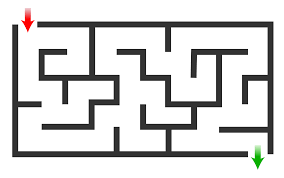
#> input picture ilk.png, 284 x 178 px
$ python ol.py
#> lines starting #> are read from the running program, lines starting #| are printed output that depends on the picture
import cv2
import numpy as np


img = cv2.imread("ilk.png" , 0)
#> img: shape (178, 284); min 0, max 255, mean 214.9

print(len(img[0]), len(img[1]),img.shape)
#| 284 284 (178, 284)
#gray = cv2.cvtColor(img,cv2.COLOR_BGR2GRAY)


thn = cv2.ximgproc.thinning(img,None,cv2.ximgproc.THINNING_ZHANGSUEN)
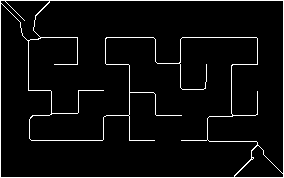
#> thn: shape (178, 284); 4.6% white in thin lines or dots


# bu metodun amacı dugumlerin yanına ek olarak elenmiş olan path ile birlikte tüm dügümleri tek dizide toplamaktır. path döndermek gerekesiz olabilir ilerleyen zamanlarda temizlemelisin
def sıralıArama(dugumSa, end, backPoint, img):  # dizi döndörme arguman olarak sıkıntı olabilir pythonda
    dugumler = []
    for i in dugumSa:


        path,dugum, checkP, backPoint = komsuluk(i[0], i[1], end, backPoint, img)     # i[0,0,0] uyumsuzluğu dikkat et # hacı burda i[][] de olabilir dikkat!!!!
        dugumler.extend(dugum)  # append de olabilir.

    return dugumler ,path,checkP     # path i döndürmek sıkıntılı olabiblir


def komsuluk(y,x,end,backPath,img):  # unutma i == y ekseni  j == x ekseni
#> called with y = 42, x = 28
    i, j = y,x
    state = True
    dugum = []


    dizi= [[0,0],[0,0]]  # burada hata olabilir...  burada en son 3 eleman eklemede sıkıntı çıkarıyor ondan böyle 2 tane 0-0 dizisi atadın  ----> Hacı burada boş küme ile başlattım. return evresinden önce o elemanı silmelisin
    deg = 0
    dogruYol = 0

    while state:

        yon = []

        if (img[i][j + 1] == 255 and [i,j+1] not in backPath[-1]): # burda bug var i,j dizinin ilk elamanını 0-0 yapıyorum ama etraflıca düşün
            yon.append(0)
            kopru = 0

        if (img[i + 1][j + 1] == 255 and [i+1,j+1] not in backPath[-1]):
            yon.append(1)
            kopru = 1

        if (img[i + 1][j] == 255 and [i+1,j] not in backPath[-1]):
            yon.append(2)
            kopru = 2


        if (img[i + 1][j - 1] == 255 and [i+1,j-1] not in backPath[-1]):
            yon.append(3)
            kopru = 3

        if (img[i][j - 1] == 255 and [i,j-1] not in backPath[-1]):
            yon.append(4)
            kopru = 4

        if (img[i - 1][j - 1] == 255 and [i-1,j-1] not in backPath[-1]):
            yon.append(5)
            kopru = 5

        if (img[i - 1][j] == 255 and [i-1,j] not in backPath[-1]):
            yon.append(6)  #duvgum değikeninin adını yon olarak değiştir.
            kopru = 6

        if (img[i - 1][j + 1] == 255 and [i-1,j+1] not in backPath[-1]):  # buralara dikkat et ve 255 değerine de

            yon.append(7)
            kopru = 7


        if (len(yon) > 1):# dugum içini başka bir değişkene ata sebebi bu şekilde dugum her zaman 0 büyük oluyor. !!!!DİKKAT ETMELİSİN!!!!!!!!!


            dizi.append([i, j])


            dugum = dugumNoktalari(i, j, yon)

            ara = dugum[:]

            filtreDugum = dugumFiltre(i,j,ara)

            if(len(filtreDugum) > 1):

                dizi.pop(0)
                dizi.pop(0)

                aralık = filtreDugum[:]
                backPath.append([dizi[-1], dizi[-2], dizi[-3]])  # dugum noktalarında geri dönüşü engellemek için yaptık burada path son ve dugum pikselleri eklenmesi amçlanmıştır.
                backPath[-1].extend(filtreDugum[:])

                for k in dugum:

                    k.extend(dizi)


                    # buradaki amacımız  [[dugum1],[dugum2],[yol dizisi]] burada yol dizisinin son elemaın dugumun başlangıc noktasındaki pikselin bir önceki pikselidir"""


                break  # ana döngüye ait break


            else:

                # dizi.append(filtreDugum[0])  # append olabilir hacı dikkat   # hacı burada ekleme yapmaya gerek yok sadece ive j nin yeni konumunu ayarlaman yeterlidir.
                i,j = filtreDugum[0]
                backPath.append([dizi[-1], dizi[-2], dizi[-3]])


        elif (len(yon) <= 0 and [i,j] in end ):# dugum == yon

            print("hatalı deger elde edildi...")# burada ileriyi kontrol edicek kodu yazmalısın  bitiş noktasını burda kıyasla eğer eşitse doğru yolu bulduğun umulur
            dizi.append([i, j])
            dizi.pop(0)
            dizi.pop(0)

            dogruYol = 1
            dugum=[[0,0,dizi]] #şuna bi bak
            break


        elif (len(yon) <= 0 and [i,j] not  in  end ):

            dizi.append([i, j])
            dizi.pop(0)
            dizi.pop(0)


            dugum = [[-1,-1,dizi]]
            break


        else:  # yon ==1 ise diye de koşul koyabilirsin
            #dizi == path
            dizi.append([i,j])

            interim = dugumNoktalari(i, j, yon)  #x,ydi değiştirdim i,j ile hata yapmış olabilirim...

            i,j = interim[0][0],interim[0][1] # sebebi dizi içinde dizi döndermesidir.

            backPath.append([dizi[-1],dizi[-2],dizi[-3]])# 3 tane eklemene gerek kalmayabilir
#> after the loop, backPath = 95 items; dizi = 94 pairs, first value 42 to 113, second value 28 to 51; k = 96 items, first 6: 114, 50, [42, 28], [43, 28], [44, 28], [45, 28]

    #dizi.pop(0)
    #dizi.pop(0)   bunları diğer durumlar içinde yazabilirsin düğümler yoksa diye


    geriDonus = backPath[-1]
#> geriDonus = 6 items
    return dizi,dugum , dogruYol, geriDonus


def dugumNoktalari(x1,y1,dugum):


    deger = []
    for i in dugum:
        x,y = x1,y1
        if (i == 0):

            x, y = x, y + 1

            deger.append([x, y])

        elif (i == 1):

            x, y = x + 1, y + 1
            deger.append([x , y])

        elif (i == 2):

            x, y = x + 1, y
            deger.append([x, y])

        elif (i == 3):

            x, y = x + 1, y - 1
            deger.append([x, y])

        elif (i == 4):

            x, y = x, y - 1
            deger.append([x, y])

        elif (i == 5):

            x, y = x - 1, y - 1
            deger.append([x, y])

        elif (i == 6):

            x, y = x - 1, y
            deger.append([x, y])

        elif (i == 7):

            x, y = x - 1, y + 1
            deger.append([x, y])

    return deger


def dugumFiltre(i1,j1,dugum,img=None):


    dizi = []

    kopru = 0


    for i in dugum:
        dizi = []
        for j in dugum:

            res = abs(i[0] - j[0])

            res2 = abs(i[1] - j[1])

            if(res > 1 or res2 > 1 or (res == 1 and res2 == 1)):

                dizi = dugum[:]

                kopru = 1

                break

        if(kopru == 1):

            break

    if(kopru == 0):

        for n in dugum:

            if ([i1, j1 + 1] == n):  # ----> 0

                dizi.append(n)


            elif([i1 + 1,j1] == n):  # ----> 2

                dizi.append(n)


            elif ([i1, j1 - 1] == n): # ----> 4

                dizi.append(n)

            elif ([i1 -1, j1] == n):  # ----> 6

                dizi.append(n)


    return dizi


x,y,z,a = komsuluk(42,28,[[41,28]],[[[41,28]]],thn)
#> x has the same summary as dizi in komsuluk; y = 3 items; z = 0; a = 6 items

print("path:", x)
#> (printed output is left out)
#print("sadece dugumler : " , y[0][0], y[0][1] ,  " - ", y[1][0], y[1][1])

print("sadece dugumler : " )
for i in y:
    print(i[0],i[1])
    print()
#> this loop made 3 passes
#| 113 52
#| 114 51
#| 114 50
print("dugumler : " , y)
#> (printed output is left out)
print("point : " ,z)
#| point :  0

print("backPoint : " ,a)
#> (printed output is left out)


#a,b,c = sıralıArama([[113,52],[114,51],[114,50]],[[90,103]],[[[41,28]]],thn)
"""print("path:", b)
#print("sadece dugumler : " , y[0][0], y[0][1] ,  " - ", y[1][0], y[1][1])

print("sadece dugumler : " )
for i in a:
    print(i[0],i[1])
    print()
print("dugumler : " , y)
print("point : " ,z)"""

$ run again, with dort.png copied over ilk.png
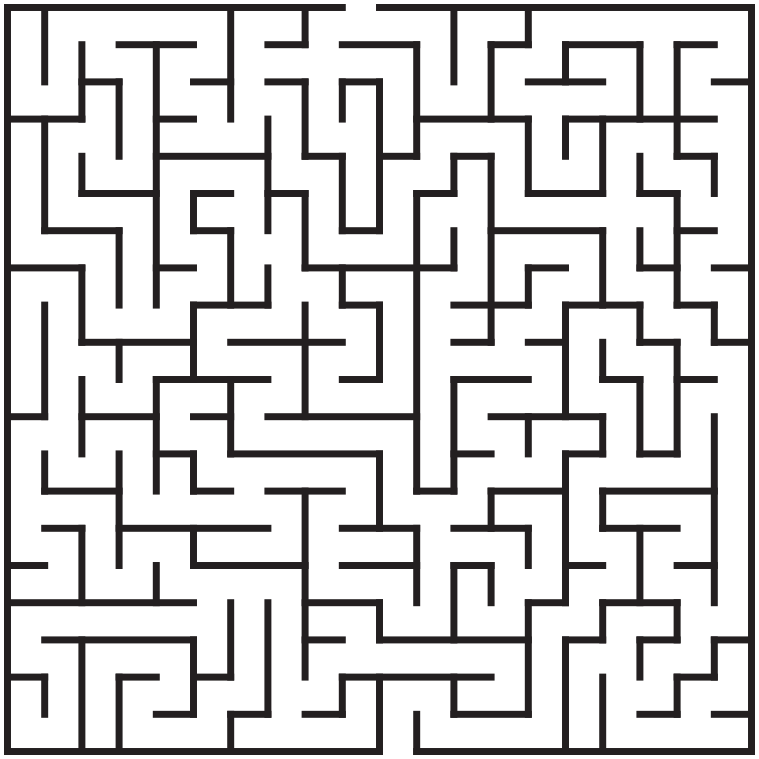
#> input picture dort.png, 759 x 759 px
#| 759 759 (759, 759)
#> `thn = cv2.ximgproc.thinning(img,None,cv2.ximgproc.THINNING_ZHANGSUEN)`:
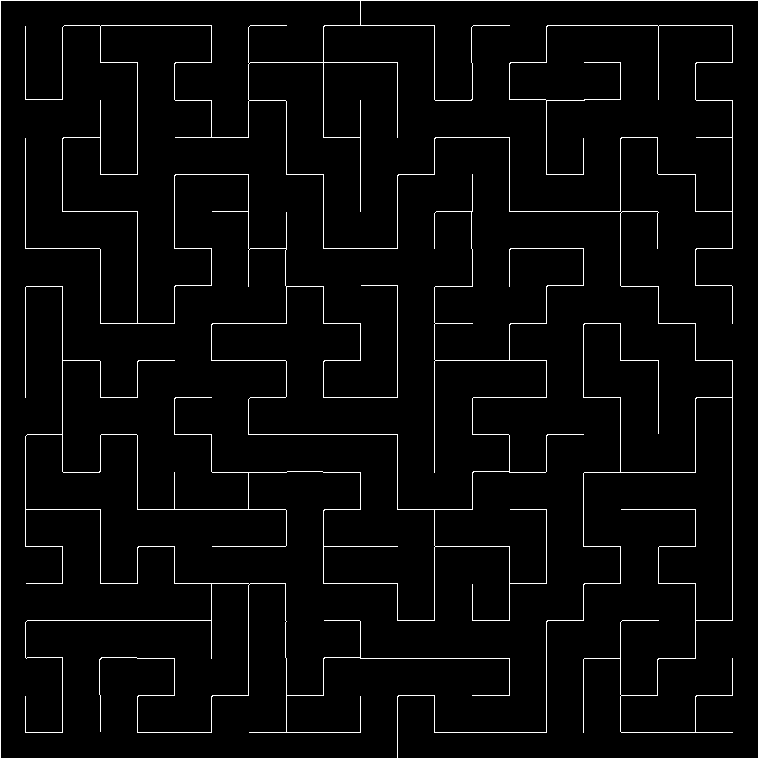
#> thn: shape (759, 759); 3.1% white in thin lines or dots
#> after the loop in komsuluk, `while state:`: backPath = [[[41, 28]]]; dizi = [[42, 28]]
#> geriDonus = [[41, 28]]
#> x = [[42, 28]]; y = 1 item; z = 0; a = [[41, 28]]
#| path: [[42, 28]]
#> the loop `for i in y:` made 1 pass
#> i on pass 1: [-1, -1, [[42, 28]]]
#> (printed output is left out)
#| dugumler :  [[-1, -1, [[42, 28]]]]
#| point :  0
#| backPoint :  [[41, 28]]
